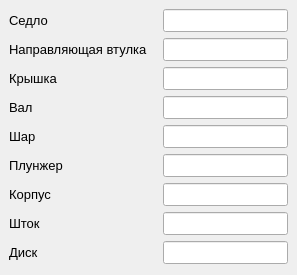
                <widget class="QWidget" name="tab_materials">
                 <attribute name="title">
                  <string>Материалы деталей</string>
                 </attribute>
                 <layout class="QFormLayout" name="formLayout_3">
                  <property name="horizontalSpacing">
                   <number>15</number>
                  </property>
                  <property name="verticalSpacing">
                   <number>6</number>
                  </property>
                  <property name="leftMargin">
                   <number>9</number>
                  </property>
                  <property name="topMargin">
                   <number>9</number>
                  </property>
                  <property name="rightMargin">
                   <number>9</number>
                  </property>
                  <item row="0" column="0">
                   <widget class="QLabel" name="label_materialSaddle">
                    <property name="sizePolicy">
                     <sizepolicy hsizetype="Maximum" vsizetype="Preferred">
                      <horstretch>0</horstretch>
                      <verstretch>0</verstretch>
                     </sizepolicy>
                    </property>
                    <property name="font">
                     <font>
                      <family>Segoe UI</family>
                      <pointsize>10</pointsize>
                     </font>
                    </property>
                    <property name="text">
                     <string>Седло</string>
                    </property>
                   </widget>
                  </item>
                  <item row="0" column="1">
                   <widget class="QLineEdit" name="lineEdit_materialSaddle">
                    <property name="sizePolicy">
                     <sizepolicy hsizetype="Expanding" vsizetype="Fixed">
                      <horstretch>0</horstretch>
                      <verstretch>0</verstretch>
                     </sizepolicy>
                    </property>
                    <property name="font">
                     <font>
                      <family>Segoe UI</family>
                      <pointsize>10</pointsize>
                     </font>
                    </property>
                    <property name="readOnly">
                     <bool>true</bool>
                    </property>
                    <property name="clearButtonEnabled">
                     <bool>false</bool>
                    </property>
                   </widget>
                  </item>
                  <item row="1" column="0">
                   <widget class="QLabel" name="label_materialGuideSleeve">
                    <property name="sizePolicy">
                     <sizepolicy hsizetype="Maximum" vsizetype="Preferred">
                      <horstretch>0</horstretch>
                      <verstretch>0</verstretch>
                     </sizepolicy>
                    </property>
                    <property name="font">
                     <font>
                      <family>Segoe UI</family>
                      <pointsize>10</pointsize>
                     </font>
                    </property>
                    <property name="text">
                     <string>Направляющая втулка</string>
                    </property>
                   </widget>
                  </item>
                  <item row="1" column="1">
                   <widget class="QLineEdit" name="lineEdit_materialGuideSleeve">
                    <property name="sizePolicy">
                     <sizepolicy hsizetype="Expanding" vsizetype="Fixed">
                      <horstretch>0</horstretch>
                      <verstretch>0</verstretch>
                     </sizepolicy>
                    </property>
                    <property name="font">
                     <font>
                      <family>Segoe UI</family>
                      <pointsize>10</pointsize>
                     </font>
                    </property>
                    <property name="readOnly">
                     <bool>true</bool>
                    </property>
                    <property name="clearButtonEnabled">
                     <bool>false</bool>
                    </property>
                   </widget>
                  </item>
                  <item row="2" column="0">
                   <widget class="QLabel" name="label_materialCap">
                    <property name="sizePolicy">
                     <sizepolicy hsizetype="Maximum" vsizetype="Preferred">
                      <horstretch>0</horstretch>
                      <verstretch>0</verstretch>
                     </sizepolicy>
                    </property>
                    <property name="font">
                     <font>
                      <family>Segoe UI</family>
                      <pointsize>10</pointsize>
                     </font>
                    </property>
                    <property name="text">
                     <string>Крышка</string>
                    </property>
                   </widget>
                  </item>
                  <item row="2" column="1">
                   <widget class="QLineEdit" name="lineEdit_materialCap">
                    <property name="sizePolicy">
                     <sizepolicy hsizetype="Expanding" vsizetype="Fixed">
                      <horstretch>0</horstretch>
                      <verstretch>0</verstretch>
                     </sizepolicy>
                    </property>
                    <property name="font">
                     <font>
                      <family>Segoe UI</family>
                      <pointsize>10</pointsize>
                     </font>
                    </property>
                    <property name="readOnly">
                     <bool>true</bool>
                    </property>
                    <property name="clearButtonEnabled">
                     <bool>false</bool>
                    </property>
                   </widget>
                  </item>
                  <item row="3" column="0">
                   <widget class="QLabel" name="label_materialShaft">
                    <property name="sizePolicy">
                     <sizepolicy hsizetype="Maximum" vsizetype="Preferred">
                      <horstretch>0</horstretch>
                      <verstretch>0</verstretch>
                     </sizepolicy>
                    </property>
                    <property name="font">
                     <font>
                      <family>Segoe UI</family>
                      <pointsize>10</pointsize>
                     </font>
                    </property>
                    <property name="text">
                     <string>Вал</string>
                    </property>
                   </widget>
                  </item>
                  <item row="3" column="1">
                   <widget class="QLineEdit" name="lineEdit_materialShaft">
                    <property name="sizePolicy">
                     <sizepolicy hsizetype="Expanding" vsizetype="Fixed">
                      <horstretch>0</horstretch>
                      <verstretch>0</verstretch>
                     </sizepolicy>
                    </property>
                    <property name="font">
                     <font>
                      <family>Segoe UI</family>
                      <pointsize>10</pointsize>
                     </font>
                    </property>
                    <property name="readOnly">
                     <bool>true</bool>
                    </property>
                    <property name="clearButtonEnabled">
                     <bool>false</bool>
                    </property>
                   </widget>
                  </item>
                  <item row="4" column="0">
                   <widget class="QLabel" name="label_materialBall">
                    <property name="sizePolicy">
                     <sizepolicy hsizetype="Maximum" vsizetype="Preferred">
                      <horstretch>0</horstretch>
                      <verstretch>0</verstretch>
                     </sizepolicy>
                    </property>
                    <property name="font">
                     <font>
                      <family>Segoe UI</family>
                      <pointsize>10</pointsize>
                     </font>
                    </property>
                    <property name="text">
                     <string>Шар</string>
                    </property>
                   </widget>
                  </item>
                  <item row="4" column="1">
                   <widget class="QLineEdit" name="lineEdit_materialBall">
                    <property name="sizePolicy">
                     <sizepolicy hsizetype="Expanding" vsizetype="Fixed">
                      <horstretch>0</horstretch>
                      <verstretch>0</verstretch>
                     </sizepolicy>
                    </property>
                    <property name="font">
                     <font>
                      <family>Segoe UI</family>
                      <pointsize>10</pointsize>
                     </font>
                    </property>
                    <property name="readOnly">
                     <bool>true</bool>
                    </property>
                    <property name="clearButtonEnabled">
                     <bool>false</bool>
                    </property>
                   </widget>
                  </item>
                  <item row="5" column="0">
                   <widget class="QLabel" name="label_materialPlunger">
                    <property name="sizePolicy">
                     <sizepolicy hsizetype="Maximum" vsizetype="Preferred">
                      <horstretch>0</horstretch>
                      <verstretch>0</verstretch>
                     </sizepolicy>
                    </property>
                    <property name="font">
                     <font>
                      <family>Segoe UI</family>
                      <pointsize>10</pointsize>
                     </font>
                    </property>
                    <property name="text">
                     <string>Плунжер</string>
                    </property>
                   </widget>
                  </item>
                  <item row="5" column="1">
                   <widget class="QLineEdit" name="lineEdit_materialPlunger">
                    <property name="sizePolicy">
                     <sizepolicy hsizetype="Expanding" vsizetype="Fixed">
                      <horstretch>0</horstretch>
                      <verstretch>0</verstretch>
                     </sizepolicy>
                    </property>
                    <property name="font">
                     <font>
                      <family>Segoe UI</family>
                      <pointsize>10</pointsize>
                     </font>
                    </property>
                    <property name="readOnly">
                     <bool>true</bool>
                    </property>
                    <property name="clearButtonEnabled">
                     <bool>false</bool>
                    </property>
                   </widget>
                  </item>
                  <item row="6" column="0">
                   <widget class="QLabel" name="label_materialCorpus">
                    <property name="sizePolicy">
                     <sizepolicy hsizetype="Maximum" vsizetype="Preferred">
                      <horstretch>0</horstretch>
                      <verstretch>0</verstretch>
                     </sizepolicy>
                    </property>
                    <property name="font">
                     <font>
                      <family>Segoe UI</family>
                      <pointsize>10</pointsize>
                     </font>
                    </property>
                    <property name="text">
                     <string>Корпус</string>
                    </property>
                   </widget>
                  </item>
                  <item row="6" column="1">
                   <widget class="QLineEdit" name="lineEdit_materialCorpus">
                    <property name="sizePolicy">
                     <sizepolicy hsizetype="Expanding" vsizetype="Fixed">
                      <horstretch>0</horstretch>
                      <verstretch>0</verstretch>
                     </sizepolicy>
                    </property>
                    <property name="font">
                     <font>
                      <family>Segoe UI</family>
                      <pointsize>10</pointsize>
                     </font>
                    </property>
                    <property name="readOnly">
                     <bool>true</bool>
                    </property>
                    <property name="clearButtonEnabled">
                     <bool>false</bool>
                    </property>
                   </widget>
                  </item>
                  <item row="7" column="0">
                   <widget class="QLabel" name="label_materialStock">
                    <property name="sizePolicy">
                     <sizepolicy hsizetype="Maximum" vsizetype="Preferred">
                      <horstretch>0</horstretch>
                      <verstretch>0</verstretch>
                     </sizepolicy>
                    </property>
                    <property name="font">
                     <font>
                      <family>Segoe UI</family>
                      <pointsize>10</pointsize>
                     </font>
                    </property>
                    <property name="text">
                     <string>Шток</string>
                    </property>
                   </widget>
                  </item>
                  <item row="7" column="1">
                   <widget class="QLineEdit" name="lineEdit_materialStock">
                    <property name="sizePolicy">
                     <sizepolicy hsizetype="Expanding" vsizetype="Fixed">
                      <horstretch>0</horstretch>
                      <verstretch>0</verstretch>
                     </sizepolicy>
                    </property>
                    <property name="font">
                     <font>
                      <family>Segoe UI</family>
                      <pointsize>10</pointsize>
                     </font>
                    </property>
                    <property name="readOnly">
                     <bool>true</bool>
                    </property>
                    <property name="clearButtonEnabled">
                     <bool>false</bool>
                    </property>
                   </widget>
                  </item>
                  <item row="8" column="0">
                   <widget class="QLabel" name="label_materialDisk">
                    <property name="sizePolicy">
                     <sizepolicy hsizetype="Maximum" vsizetype="Preferred">
                      <horstretch>0</horstretch>
                      <verstretch>0</verstretch>
                     </sizepolicy>
                    </property>
                    <property name="font">
                     <font>
                      <family>Segoe UI</family>
                      <pointsize>10</pointsize>
                     </font>
                    </property>
                    <property name="text">
                     <string>Диск</string>
                    </property>
                   </widget>
                  </item>
                  <item row="8" column="1">
                   <widget class="QLineEdit" name="lineEdit_materialDisk">
                    <property name="sizePolicy">
                     <sizepolicy hsizetype="Expanding" vsizetype="Fixed">
                      <horstretch>0</horstretch>
                      <verstretch>0</verstretch>
                     </sizepolicy>
                    </property>
                    <property name="font">
                     <font>
                      <family>Segoe UI</family>
                      <pointsize>10</pointsize>
                     </font>
                    </property>
                    <property name="readOnly">
                     <bool>true</bool>
                    </property>
                    <property name="clearButtonEnabled">
                     <bool>false</bool>
                    </property>
                   </widget>
                  </item>
                 </layout>
                </widget>
